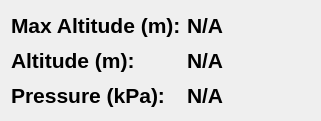
   <widget class="QWidget" name="telemetry_container_12" native="true">
    <property name="geometry">
     <rect>
      <x>680</x>
      <y>1760</y>
      <width>321</width>
      <height>121</height>
     </rect>
    </property>
    <property name="sizePolicy">
     <sizepolicy hsizetype="Expanding" vsizetype="Expanding">
      <horstretch>1</horstretch>
      <verstretch>1</verstretch>
     </sizepolicy>
    </property>
    <property name="font">
     <font>
      <family>Noto Sans</family>
      <pointsize>16</pointsize>
      <italic>true</italic>
     </font>
    </property>
    <property name="styleSheet">
     <string notr="true"/>
    </property>
    <layout class="QGridLayout" name="gridLayout_18">
     <item row="0" column="0">
      <layout class="QVBoxLayout" name="simulation_panel_9" stretch="1">
       <property name="sizeConstraint">
        <enum>QLayout::SetMinimumSize</enum>
       </property>
       <item>
        <layout class="QHBoxLayout" name="horizontalLayout_19" stretch="0,0">
         <item>
          <layout class="QVBoxLayout" name="verticalLayout_26">
           <item>
            <widget class="QLabel" name="max_altitude_2">
             <property name="font">
              <font>
               <family>Liberation Sans</family>
               <pointsize>16</pointsize>
               <weight>75</weight>
               <italic>false</italic>
               <bold>true</bold>
              </font>
             </property>
             <property name="text">
              <string>Max Altitude (m):</string>
             </property>
            </widget>
           </item>
           <item>
            <widget class="QLabel" name="alt_label">
             <property name="font">
              <font>
               <family>Liberation Sans</family>
               <pointsize>16</pointsize>
               <weight>75</weight>
               <italic>false</italic>
               <bold>true</bold>
              </font>
             </property>
             <property name="styleSheet">
              <string notr="true">border: none;</string>
             </property>
             <property name="text">
              <string>Altitude (m):</string>
             </property>
            </widget>
           </item>
           <item>
            <widget class="QLabel" name="pressure_label">
             <property name="font">
              <font>
               <family>Liberation Sans</family>
               <pointsize>16</pointsize>
               <weight>75</weight>
               <italic>false</italic>
               <bold>true</bold>
              </font>
             </property>
             <property name="styleSheet">
              <string notr="true">border: none;</string>
             </property>
             <property name="text">
              <string>Pressure (kPa):</string>
             </property>
            </widget>
           </item>
          </layout>
         </item>
         <item>
          <layout class="QVBoxLayout" name="state_fields_9">
           <item>
            <widget class="QLabel" name="PRESSURE">
             <property name="font">
              <font>
               <family>Liberation Sans</family>
               <pointsize>16</pointsize>
               <weight>75</weight>
               <italic>false</italic>
               <bold>true</bold>
              </font>
             </property>
             <property name="text">
              <string>N/A</string>
             </property>
            </widget>
           </item>
           <item>
            <widget class="QLabel" name="MAX_ALTITUDE">
             <property name="font">
              <font>
               <family>Liberation Sans</family>
               <pointsize>16</pointsize>
               <weight>75</weight>
               <italic>false</italic>
               <bold>true</bold>
              </font>
             </property>
             <property name="text">
              <string>N/A</string>
             </property>
            </widget>
           </item>
           <item>
            <widget class="QLabel" name="ALTITUDE">
             <property name="font">
              <font>
               <family>Liberation Sans</family>
               <pointsize>16</pointsize>
               <weight>75</weight>
               <italic>false</italic>
               <bold>true</bold>
              </font>
             </property>
             <property name="text">
              <string>N/A</string>
             </property>
            </widget>
           </item>
          </layout>
         </item>
        </layout>
       </item>
      </layout>
     </item>
    </layout>
   </widget>
